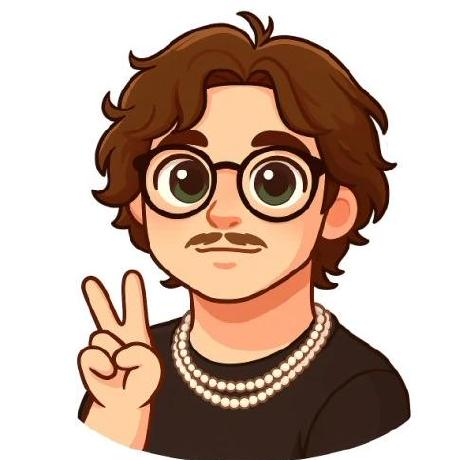
#> input picture source-photo.png, 460 x 460 px
$ python make_ascii_svg.py
#> lines starting #> are read from the running program, lines starting #| are printed output that depends on the picture
#!/usr/bin/env python3
"""
Convert a portrait photo into a clean, monochrome ASCII-art SVG that
"types" itself in like a terminal, then holds.

Each row is revealed with a left-to-right clip wipe plus a small
block cursor riding the wipe edge, staggered top -> bottom, so the whole
portrait prints once and freezes.
"""
import html
import os
import sys
from PIL import Image, ImageEnhance

HERE = os.path.dirname(os.path.abspath(__file__))

# Look for source-prepped.png first, then fallback to source-photo.png
default_src = os.path.join(HERE, "..", "source-prepped.png")
if not os.path.exists(default_src):
    default_src = os.path.join(HERE, "..", "source-photo.png")

SRC = sys.argv[1] if len(sys.argv) > 1 else default_src
OUT = sys.argv[2] if len(sys.argv) > 2 else os.path.join(HERE, "..", "antonio-ascii.svg")

COLS = 100
ROWS = 53
CELL_W = 8
CELL_H = 15
RAMP = " .`:-=+*cs#%@"  # bright (sparse) -> dark (dense); leading space clears bg

CONTRAST = 1.20
BRIGHTNESS = 1.05
GAMMA = 1.15
WHITE_FLOOR = 0.88    # luminance above this is forced to blank (space)

PAD = 20
TITLEBAR_H = 30
STATUS_H = 30
ART_W = COLS * CELL_W
ART_H = ROWS * CELL_H
CANVAS_W = ART_W + PAD * 2
CANVAS_H = TITLEBAR_H + ART_H + STATUS_H + PAD

BG = "#0d1117"
BG2 = "#111722"
FRAME = "#30363d"
TITLE_TEXT = "#7d8590"
INK = "#c9d1d9"      # the single monochrome ascii color
CURSOR = "#c9d1d9"

# reveal timing (one-shot; cursor rasters top -> bottom)
ROW_DUR = 0.11
STAGGER = 0.11

STATIC = bool(os.environ.get("STATIC"))  # emit frozen state for quick previews

# 1. sample the image into a COLS x ROWS grayscale grid
if not os.path.exists(SRC):
    print(f"Error: input file {SRC} not found", file=sys.stderr)
    sys.exit(1)

im = Image.open(SRC).convert("L")  # grayscale
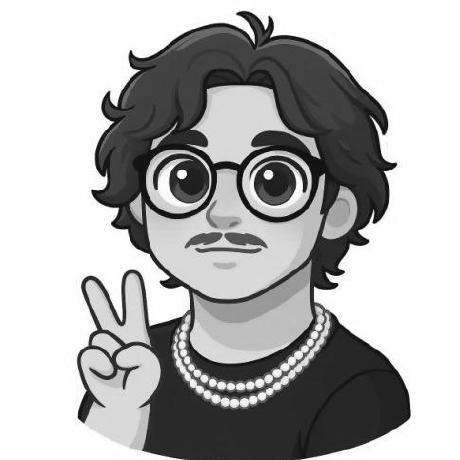
#> im: PIL image 460x460 L; min 2, max 255, mean 177.7
im = ImageEnhance.Brightness(im).enhance(BRIGHTNESS)
im = ImageEnhance.Contrast(im).enhance(CONTRAST)
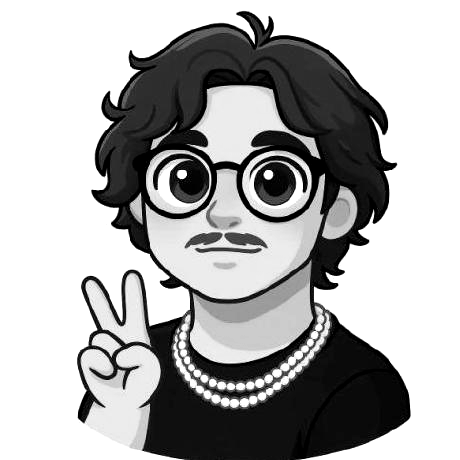
#> im: PIL image 460x460 L; min 0, max 255, mean 173.4
im = im.resize((COLS, ROWS), Image.Resampling.LANCZOS)
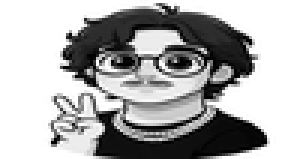
#> im: PIL image 100x53 L (shown 3 times larger); min 0, max 255, mean 173
px = im.load()

rows_txt = []
for y in range(ROWS):
    chars = []
    for x in range(COLS):
        lum = px[x, y] / 255.0
        lum = pow(lum, GAMMA)
        if lum >= WHITE_FLOOR:
            chars.append(" ")
            continue
        idx = int((1.0 - lum) * (len(RAMP) - 1) + 0.5)
        idx = max(0, min(len(RAMP) - 1, idx))
        chars.append(RAMP[idx])
    rows_txt.append("".join(chars))
#> after the loop, rows_txt = 53 items

art_top = TITLEBAR_H + PAD * 0.35

# 2. assemble SVG
parts = [
    f'<svg xmlns="http://www.w3.org/2000/svg" width="{CANVAS_W}" height="{CANVAS_H}" '
    f'viewBox="0 0 {CANVAS_W} {CANVAS_H}" font-family="ui-monospace, SFMono-Regular, '
    f'Menlo, Consolas, monospace">',
    '<defs>',
    f'<linearGradient id="bg" x1="0" y1="0" x2="0" y2="1">',
    f'<stop offset="0" stop-color="{BG2}"/><stop offset="1" stop-color="{BG}"/>',
    '</linearGradient></defs>',
    f'<rect width="{CANVAS_W}" height="{CANVAS_H}" rx="12" fill="url(#bg)"/>',
    f'<rect x="0.5" y="0.5" width="{CANVAS_W-1}" height="{CANVAS_H-1}" rx="12" fill="none" stroke="{FRAME}" stroke-width="1"/>',
    f'<line x1="0" y1="{TITLEBAR_H}" x2="{CANVAS_W}" y2="{TITLEBAR_H}" stroke="{FRAME}"/>',
]

for i, dotcol in enumerate(["#ff5f56", "#ffbd2e", "#27c93f"]):
    parts.append(f'<circle cx="{PAD + i*16}" cy="{TITLEBAR_H/2}" r="5" fill="{dotcol}"/>')
parts.append(f'<text x="{CANVAS_W/2}" y="{TITLEBAR_H/2 + 4}" fill="{TITLE_TEXT}" font-size="12" '
             f'text-anchor="middle">antonio@github: ~$ ./portrait.sh</text>')

font_size = CELL_H * 0.86
for ry, line in enumerate(rows_txt):
    y = art_top + ry * CELL_H + CELL_H * 0.74
    row_y = art_top + ry * CELL_H
    delay = ry * STAGGER
    safe = html.escape(line)
    text = (f'<text xml:space="preserve" x="{PAD}" y="{y:.1f}" fill="{INK}" '
            f'font-size="{font_size:.1f}" textLength="{ART_W}" lengthAdjust="spacing">{safe}</text>')

    if STATIC:
        parts.append(text)
        continue

    parts.append(
        f'<clipPath id="r{ry}"><rect x="{PAD}" y="{row_y:.1f}" height="{CELL_H}" width="0">'
        f'<animate attributeName="width" from="0" to="{ART_W}" begin="{delay:.3f}s" '
        f'dur="{ROW_DUR:.2f}s" fill="freeze"/></rect></clipPath>'
    )
    parts.append(f'<g clip-path="url(#r{ry})">{text}</g>')
    parts.append(
        f'<rect y="{row_y+1:.1f}" width="{CELL_W}" height="{CELL_H-2}" fill="{CURSOR}" opacity="0">'
        f'<animate attributeName="x" from="{PAD}" to="{PAD+ART_W}" begin="{delay:.3f}s" '
        f'dur="{ROW_DUR:.2f}s" fill="freeze"/>'
        f'<set attributeName="opacity" to="0.85" begin="{delay:.3f}s"/>'
        f'<set attributeName="opacity" to="0" begin="{delay+ROW_DUR:.3f}s"/></rect>'
    )
#> this loop made 53 passes
#> (y, row_y, delay) on passes 1 to 12: (48.1, 37, 0), (63.1, 52, 0.11), (78.1, 67, 0.22), (93.1, 82, 0.33), (108.1, 97, 0.44), (123.1, 112, 0.55), (138.1, 127, 0.66), (153.1, 142, 0.77), (168.1, 157, 0.88), (183.1, 172, 0.99), (198.1, 187, 1.1), (213.1, 202, 1.21)
#> after the loop, parts = 171 items

# status bar with a steady blinking cursor
status_line_y = TITLEBAR_H + ART_H + PAD * 0.35
status_y = status_line_y + 19
parts.append(f'<line x1="0" y1="{status_line_y:.1f}" x2="{CANVAS_W}" y2="{status_line_y:.1f}" stroke="{FRAME}"/>')
parts.append(f'<text x="{PAD}" y="{status_y:.1f}" fill="{TITLE_TEXT}" font-size="13">'
             f'antonio@github:~$ whoami <tspan fill="{INK}">António Bastos</tspan></text>')
parts.append(f'<rect x="{PAD+215}" y="{status_y-12:.1f}" width="8" height="14" fill="{INK}">'
             f'<animate attributeName="opacity" values="1;1;0;0" keyTimes="0;0.5;0.51;1" '
             f'dur="1s" repeatCount="indefinite"/></rect>')

parts.append("</svg>")
svg = "".join(parts)
with open(OUT, "w", encoding="utf-8") as f:
    f.write(svg)
print("wrote", OUT, len(svg), "bytes;", CANVAS_W, "x", CANVAS_H)
#| wrote scripts/../antonio-ascii.svg 37807 bytes; 840 x 875
